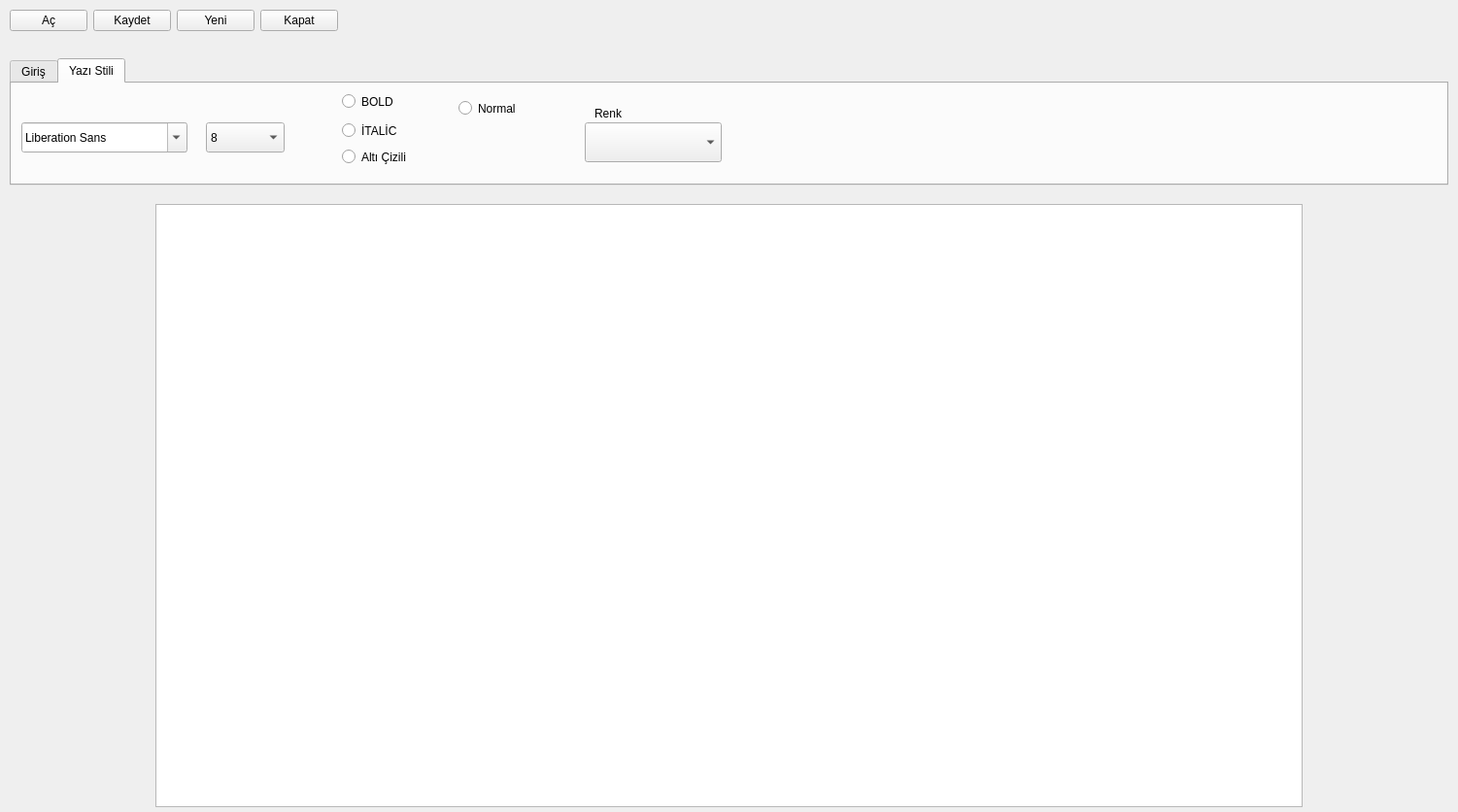
<?xml version="1.0" encoding="UTF-8"?>
<ui version="4.0">
 <class>Form</class>
 <widget class="QWidget" name="Form">
  <property name="geometry">
   <rect>
    <x>0</x>
    <y>0</y>
    <width>1501</width>
    <height>836</height>
   </rect>
  </property>
  <property name="sizePolicy">
   <sizepolicy hsizetype="Fixed" vsizetype="Fixed">
    <horstretch>0</horstretch>
    <verstretch>0</verstretch>
   </sizepolicy>
  </property>
  <property name="windowTitle">
   <string>Efe's Word</string>
  </property>
  <widget class="QTabWidget" name="tabWidget">
   <property name="geometry">
    <rect>
     <x>10</x>
     <y>60</y>
     <width>1481</width>
     <height>131</height>
    </rect>
   </property>
   <property name="sizePolicy">
    <sizepolicy hsizetype="Fixed" vsizetype="Fixed">
     <horstretch>0</horstretch>
     <verstretch>0</verstretch>
    </sizepolicy>
   </property>
   <property name="currentIndex">
    <number>1</number>
   </property>
   <widget class="QWidget" name="tab">
    <attribute name="title">
     <string>Giriş</string>
    </attribute>
    <widget class="QPushButton" name="pushButton_5">
     <property name="geometry">
      <rect>
       <x>0</x>
       <y>10</y>
       <width>101</width>
       <height>41</height>
      </rect>
     </property>
     <property name="text">
      <string>Kes</string>
     </property>
    </widget>
    <widget class="QPushButton" name="pushButton_6">
     <property name="geometry">
      <rect>
       <x>110</x>
       <y>10</y>
       <width>91</width>
       <height>41</height>
      </rect>
     </property>
     <property name="text">
      <string>Kopyala</string>
     </property>
    </widget>
    <widget class="QPushButton" name="pushButton_7">
     <property name="geometry">
      <rect>
       <x>210</x>
       <y>10</y>
       <width>91</width>
       <height>41</height>
      </rect>
     </property>
     <property name="text">
      <string>Yapıştır</string>
     </property>
    </widget>
    <widget class="QPushButton" name="pushButton_8">
     <property name="geometry">
      <rect>
       <x>310</x>
       <y>10</y>
       <width>91</width>
       <height>41</height>
      </rect>
     </property>
     <property name="text">
      <string>Sil</string>
     </property>
    </widget>
    <widget class="QPushButton" name="pushButton_9">
     <property name="geometry">
      <rect>
       <x>410</x>
       <y>10</y>
       <width>91</width>
       <height>41</height>
      </rect>
     </property>
     <property name="text">
      <string>Hepsini Seç</string>
     </property>
    </widget>
    <widget class="QPushButton" name="pushButton_10">
     <property name="geometry">
      <rect>
       <x>510</x>
       <y>10</y>
       <width>91</width>
       <height>41</height>
      </rect>
     </property>
     <property name="text">
      <string>İleri Al</string>
     </property>
    </widget>
    <widget class="QPushButton" name="pushButton_11">
     <property name="geometry">
      <rect>
       <x>610</x>
       <y>10</y>
       <width>91</width>
       <height>41</height>
      </rect>
     </property>
     <property name="text">
      <string>Geri Al</string>
     </property>
    </widget>
   </widget>
   <widget class="QWidget" name="tab_2">
    <attribute name="title">
     <string>Yazı Stili</string>
    </attribute>
    <widget class="QComboBox" name="yaziboyutuBox">
     <property name="geometry">
      <rect>
       <x>200</x>
       <y>40</y>
       <width>81</width>
       <height>31</height>
      </rect>
     </property>
     <property name="currentText">
      <string>8</string>
     </property>
     <property name="currentIndex">
      <number>0</number>
     </property>
     <property name="maxVisibleItems">
      <number>10</number>
     </property>
     <item>
      <property name="text">
       <string>8</string>
      </property>
     </item>
     <item>
      <property name="text">
       <string>9</string>
      </property>
     </item>
     <item>
      <property name="text">
       <string>10</string>
      </property>
     </item>
     <item>
      <property name="text">
       <string>11</string>
      </property>
     </item>
     <item>
      <property name="text">
       <string>12</string>
      </property>
     </item>
     <item>
      <property name="text">
       <string>13</string>
      </property>
     </item>
     <item>
      <property name="text">
       <string>14</string>
      </property>
     </item>
     <item>
      <property name="text">
       <string>15</string>
      </property>
     </item>
     <item>
      <property name="text">
       <string>16</string>
      </property>
     </item>
     <item>
      <property name="text">
       <string>17</string>
      </property>
     </item>
     <item>
      <property name="text">
       <string>18</string>
      </property>
     </item>
     <item>
      <property name="text">
       <string>19</string>
      </property>
     </item>
     <item>
      <property name="text">
       <string>20</string>
      </property>
     </item>
     <item>
      <property name="text">
       <string>21</string>
      </property>
     </item>
     <item>
      <property name="text">
       <string>22</string>
      </property>
     </item>
     <item>
      <property name="text">
       <string>23</string>
      </property>
     </item>
     <item>
      <property name="text">
       <string>24</string>
      </property>
     </item>
     <item>
      <property name="text">
       <string>25</string>
      </property>
     </item>
     <item>
      <property name="text">
       <string>26</string>
      </property>
     </item>
     <item>
      <property name="text">
       <string>27</string>
      </property>
     </item>
     <item>
      <property name="text">
       <string>28</string>
      </property>
     </item>
     <item>
      <property name="text">
       <string>29</string>
      </property>
     </item>
     <item>
      <property name="text">
       <string>30</string>
      </property>
     </item>
     <item>
      <property name="text">
       <string>31</string>
      </property>
     </item>
     <item>
      <property name="text">
       <string>32</string>
      </property>
     </item>
     <item>
      <property name="text">
       <string>33</string>
      </property>
     </item>
     <item>
      <property name="text">
       <string>34</string>
      </property>
     </item>
     <item>
      <property name="text">
       <string>35</string>
      </property>
     </item>
     <item>
      <property name="text">
       <string>36</string>
      </property>
     </item>
     <item>
      <property name="text">
       <string>37</string>
      </property>
     </item>
     <item>
      <property name="text">
       <string>38</string>
      </property>
     </item>
     <item>
      <property name="text">
       <string>39</string>
      </property>
     </item>
     <item>
      <property name="text">
       <string>40</string>
      </property>
     </item>
    </widget>
    <widget class="QRadioButton" name="bold_button">
     <property name="geometry">
      <rect>
       <x>340</x>
       <y>10</y>
       <width>82</width>
       <height>17</height>
      </rect>
     </property>
     <property name="text">
      <string>BOLD</string>
     </property>
    </widget>
    <widget class="QRadioButton" name="italic_button">
     <property name="geometry">
      <rect>
       <x>340</x>
       <y>40</y>
       <width>101</width>
       <height>17</height>
      </rect>
     </property>
     <property name="text">
      <string>İTALİC</string>
     </property>
    </widget>
    <widget class="QRadioButton" name="cizgili_button">
     <property name="geometry">
      <rect>
       <x>340</x>
       <y>60</y>
       <width>91</width>
       <height>31</height>
      </rect>
     </property>
     <property name="text">
      <string>Altı Çizili</string>
     </property>
    </widget>
    <widget class="QFontComboBox" name="fontComboBox">
     <property name="geometry">
      <rect>
       <x>10</x>
       <y>40</y>
       <width>171</width>
       <height>31</height>
      </rect>
     </property>
    </widget>
    <widget class="QRadioButton" name="normal_button">
     <property name="geometry">
      <rect>
       <x>460</x>
       <y>10</y>
       <width>91</width>
       <height>31</height>
      </rect>
     </property>
     <property name="text">
      <string>Normal</string>
     </property>
    </widget>
    <widget class="QComboBox" name="colorBox">
     <property name="geometry">
      <rect>
       <x>590</x>
       <y>40</y>
       <width>141</width>
       <height>41</height>
      </rect>
     </property>
     <property name="currentIndex">
      <number>-1</number>
     </property>
    </widget>
    <widget class="QLabel" name="label">
     <property name="geometry">
      <rect>
       <x>600</x>
       <y>20</y>
       <width>61</width>
       <height>21</height>
      </rect>
     </property>
     <property name="text">
      <string>Renk</string>
     </property>
    </widget>
   </widget>
  </widget>
  <widget class="QTextEdit" name="metinAlani">
   <property name="geometry">
    <rect>
     <x>160</x>
     <y>210</y>
     <width>1181</width>
     <height>621</height>
    </rect>
   </property>
   <property name="sizePolicy">
    <sizepolicy hsizetype="Maximum" vsizetype="Maximum">
     <horstretch>0</horstretch>
     <verstretch>0</verstretch>
    </sizepolicy>
   </property>
   <property name="frameShape">
    <enum>QFrame::StyledPanel</enum>
   </property>
  </widget>
  <widget class="QWidget" name="horizontalLayoutWidget">
   <property name="geometry">
    <rect>
     <x>10</x>
     <y>10</y>
     <width>1481</width>
     <height>31</height>
    </rect>
   </property>
   <layout class="QHBoxLayout" name="menulayout">
    <property name="sizeConstraint">
     <enum>QLayout::SetFixedSize</enum>
    </property>
    <item>
     <widget class="QPushButton" name="openButton">
      <property name="text">
       <string>Aç</string>
      </property>
     </widget>
    </item>
    <item>
     <widget class="QPushButton" name="saveButton">
      <property name="text">
       <string>Kaydet</string>
      </property>
     </widget>
    </item>
    <item>
     <widget class="QPushButton" name="newButton">
      <property name="text">
       <string>Yeni</string>
      </property>
     </widget>
    </item>
    <item>
     <widget class="QPushButton" name="closeButton">
      <property name="text">
       <string>Kapat</string>
      </property>
     </widget>
    </item>
   </layout>
  </widget>
 </widget>
 <resources/>
 <connections/>
</ui>
